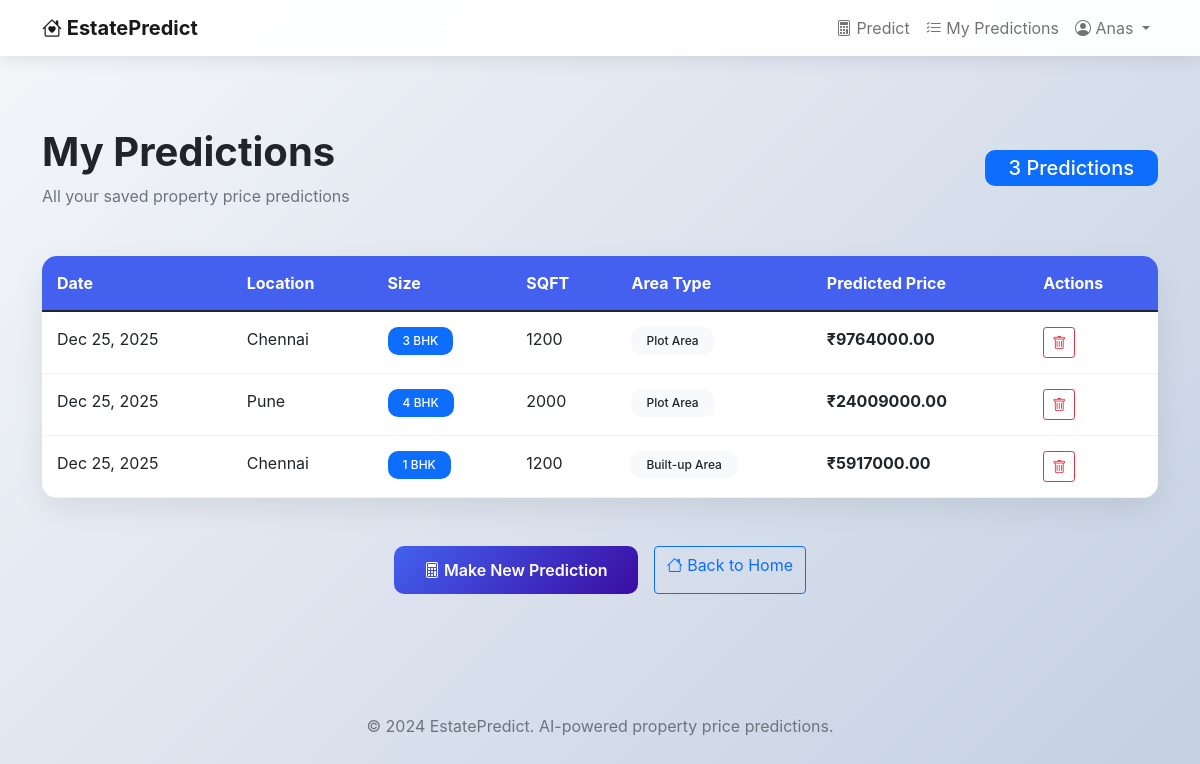
The page /my-predictions/ (signed in) on the database its author committed.
### estate_app/models.py (models this page shows, shortened)
class Property(models.Model):
    AREA_TYPES = [
        ('Super built-up Area', 'Super built-up Area'),
        ('Built-up Area', 'Built-up Area'),
        ('Plot Area', 'Plot Area'),
        ('Carpet Area', 'Carpet Area'),
    ]
    AVAILABILITY_OPTIONS = [
        ('Ready To Move', 'Ready To Move'),
        ('Immediate Possession', 'Immediate Possession'),
        ('In 1 year', 'In 1 year'),
        ('In 2 years', 'In 2 years'),
        ('In 3 years', 'In 3 years'),
    ]
    user = models.ForeignKey(User, on_delete=models.CASCADE, null=True, blank=True)
    area_type = models.CharField(max_length=50, choices=AREA_TYPES)
    availability = models.CharField(max_length=50, choices=AVAILABILITY_OPTIONS)
    location = models.CharField(max_length=100)
    size = models.CharField(max_length=20)
    society = models.CharField(max_length=100, null=True, blank=True)
    total_sqft = models.CharField(max_length=50)
    bath = models.IntegerField()
    balcony = models.IntegerField()
    predicted_price = models.FloatField()
    created_at = models.DateTimeField(auto_now_add=True)
    class Meta:
        ordering = ['-created_at']

### estate_app/views.py (the view)
# urls.py: path('my-predictions/', views.my_predictions, name='my_predictions'),
@login_required
def my_predictions(request):
    predictions = Property.objects.filter(user=request.user)
    context = {
        'predictions': predictions,
        'total_count': predictions.count(),
    }
    return render(request, 'estate_app/my_predictions.html', context)

### estate_app/templates/estate_app/my_predictions.html (shortened to what this page needs)
{% extends 'estate_app/base.html' %}
{% block content %}
<div class="container py-5">
    <div class="row">
        <div class="col-12">
            <div class="d-flex justify-content-between align-items-center mb-5">
                <div>
                    <h1 class="fw-bold mb-2">My Predictions</h1>
                    <p class="text-muted mb-0">All your saved property price predictions</p>
                </div>
                <span class="badge bg-primary fs-5 px-4 py-2">{{ total_count }} Predictions</span>
            </div>
            {% if predictions %}
            <div class="card">
                <div class="table-responsive">
                    <table class="table table-hover mb-0">
                        <thead>
                            <tr>
                                <th>Date</th>
                                <th>Location</th>
                                <th>Size</th>
                                <th>SQFT</th>
                                <th>Area Type</th>
                                <th>Predicted Price</th>
                                <th>Actions</th>
                            </tr>
                        </thead>
                        <tbody>
                            {% for pred in predictions %}
                            <tr>
                                <td>{{ pred.created_at|date:"M d, Y" }}</td>
                                <td>{{ pred.location }}</td>
                                <td><span class="badge bg-primary">{{ pred.size }}</span></td>
                                <td>{{ pred.total_sqft }}</td>
                                <td><span class="badge bg-light text-dark">{{ pred.area_type }}</span></td>
                                <td class="fw-bold">₹{{ pred.predicted_price|floatformat:2 }}</td>
                                <td>
                                    <form method="post" action="{% url 'delete_prediction' pred.id %}" class="d-inline">
                                        <button type="submit" class="btn btn-sm btn-outline-danger"
                                                onclick="return confirm('Delete this prediction?')">
                                            <i class="bi bi-trash"></i>
                                        </button>
                                    </form>
                                </td>
                            </tr>
                            {% endfor %}
                        </tbody>
                    </table>
                </div>
            </div>
            {% endif %}
            <div class="d-flex justify-content-center gap-3 mt-5">
                <a href="{% url 'predict' %}" class="btn btn-primary">
                    <i class="bi bi-calculator"></i> Make New Prediction
                </a>
                <a href="{% url 'home' %}" class="btn btn-outline-primary">
                    <i class="bi bi-house"></i> Back to Home
                </a>
            </div>
        </div>
    </div>
</div>
{% endblock %}

### estate_app/templates/estate_app/base.html (shortened to what this page needs)
<!DOCTYPE html>
<html lang="en">
<head>
    <link href="https://cdn.jsdelivr.net/npm/bootstrap@5.1.3/dist/css/bootstrap.min.css" rel="stylesheet">
    <link rel="stylesheet" href="https://cdn.jsdelivr.net/npm/bootstrap-icons@1.8.1/font/bootstrap-icons.css">
</head>
<body>
    <nav class="navbar navbar-expand-lg navbar-light fixed-top">
        <div class="container">
            <a class="navbar-brand fw-bold" href="{% url 'home' %}">
                <i class="bi bi-house-heart"></i> EstatePredict
            </a>
            <div class="collapse navbar-collapse" id="navbarNav">
                <ul class="navbar-nav ms-auto">
                    {% if user.is_authenticated %}
                    <li class="nav-item">
                        <a class="nav-link" href="{% url 'predict' %}">
                            <i class="bi bi-calculator"></i> Predict
                        </a>
                    </li>
                    <li class="nav-item">
                        <a class="nav-link" href="{% url 'my_predictions' %}">
                            <i class="bi bi-list-check"></i> My Predictions
                        </a>
                    </li>
                    <li class="nav-item dropdown">
                        <a class="nav-link dropdown-toggle" href="#" id="userDropdown" data-bs-toggle="dropdown">
                            <i class="bi bi-person-circle"></i> {{ user.username }}
                        </a>
                    </li>
                    {% endif %}
                </ul>
            </div>
        </div>
    </nav>
    <main style="padding-top: 80px;">
        {% block content %}{% endblock %}
    </main>
    <footer class="text-center py-4 mt-5">
        <div class="container">
            <p class="mb-0 text-muted">
                &copy; 2024 EstatePredict. AI-powered property price predictions.
            </p>
        </div>
    </footer>
</body>
</html>

### estate_app/templates/estate_app/base.html (style rules this page uses)
:root { --primary: #4361ee; --secondary: #3a0ca3; --accent: #4cc9f0; --light: #f8f9fa; --dark: #212529; }
body { font-family: -apple-system, BlinkMacSystemFont, 'Segoe UI', Roboto, sans-serif; background: linear-gradient(135deg, #f5f7fa 0%, #c3cfe2 100%); min-height: 100vh; }
.navbar { background: rgba(255, 255, 255, 0.95); backdrop-filter: blur(10px); box-shadow: 0 2px 20px rgba(0,0,0,0.1); }
.card { border: none; border-radius: 20px; box-shadow: 0 10px 30px rgba(0,0,0,0.08); transition: transform 0.3s ease, box-shadow 0.3s ease; }
.btn-primary { background: linear-gradient(135deg, var(--primary), var(--secondary)); border: none; padding: 12px 30px; border-radius: 10px; font-weight: 600; transition: all 0.3s ease; }
.badge { padding: 8px 15px; border-radius: 10px; font-weight: 500; }
.table { background: white; border-radius: 15px; overflow: hidden; }
.table th { background: var(--primary); color: white; border: none; padding: 15px; }
.table td { padding: 15px; border-color: #f1f3f9; }

### rows shown on the page
Property: created_at "Dec 25, 2025", location "Chennai", size "3 BHK", total_sqft "1200", area_type "Plot Area", predicted_price "9764000.00"
Property: created_at "Dec 25, 2025", location "Pune", size "4 BHK", total_sqft "2000", area_type "Plot Area", predicted_price "24009000.00"
Property: created_at "Dec 25, 2025", location "Chennai", size "1 BHK", total_sqft "1200", area_type "Built-up Area", predicted_price "5917000.00"

### other values the page prints
{{ user.username }} "Anas"
{{ total_count }} "3"
